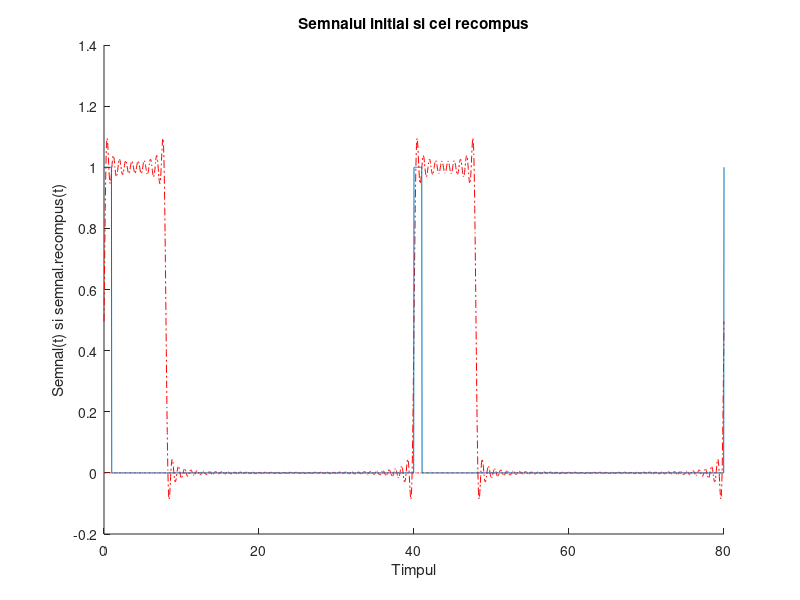
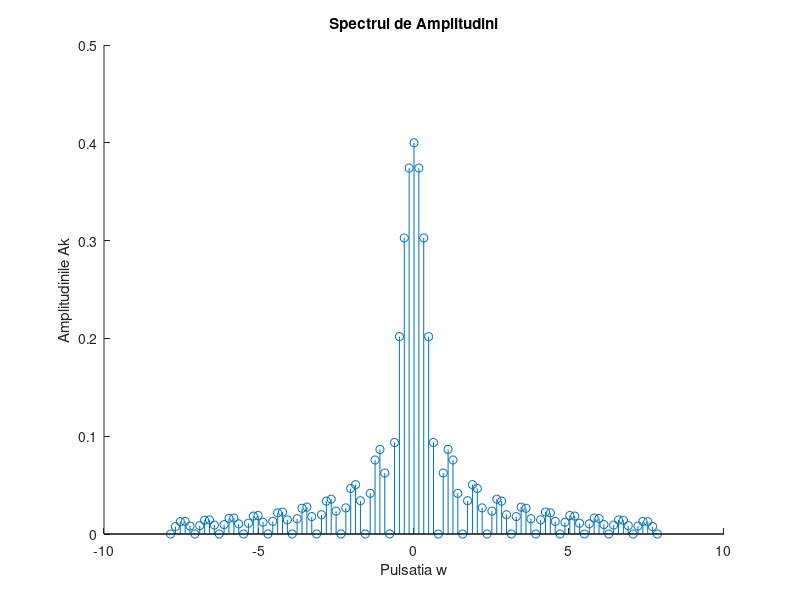

Source code (MATLAB) for these figures, in order:
%Aanei Monica Alexandra,nr.1
T=40;
f=1/T;
w=2*pi*f;
pas=T/1000;
t = 0:pas:2*T;
N=50;
s=(1+square(w*t,2.5))/2;
for n = -N:N
    C(n+N+1) = 1/T * integral(@(t)((1+square(w*t,20))/2).*exp(-1j*n*w*t),0,T) ;
    
end
sr = 0;
for n = -N:N
    sr = sr + C(n+N+1)*exp(1j*n*w*t) ;
end
figure(1);
hold on
plot(t,real(sr),'-.r',t,imag(sr),'-.r');
plot(t,s);
xlabel("Timpul");
ylabel("Semnal(t) si semnal.recompus(t)");
title("Semnalul initial si cel recompus")
hold off
figure(2);
hold on
stem((-N:N)*w,2*abs(C));
xlabel('Pulsatia w');
ylabel('Amplitudinile Ak');
title('Spectrul de Amplitudini');
hold off
%In concluzie analiza Fourier a semnalelor analogice permite impartirea unui semnal intr-o suma de semnale elementare
